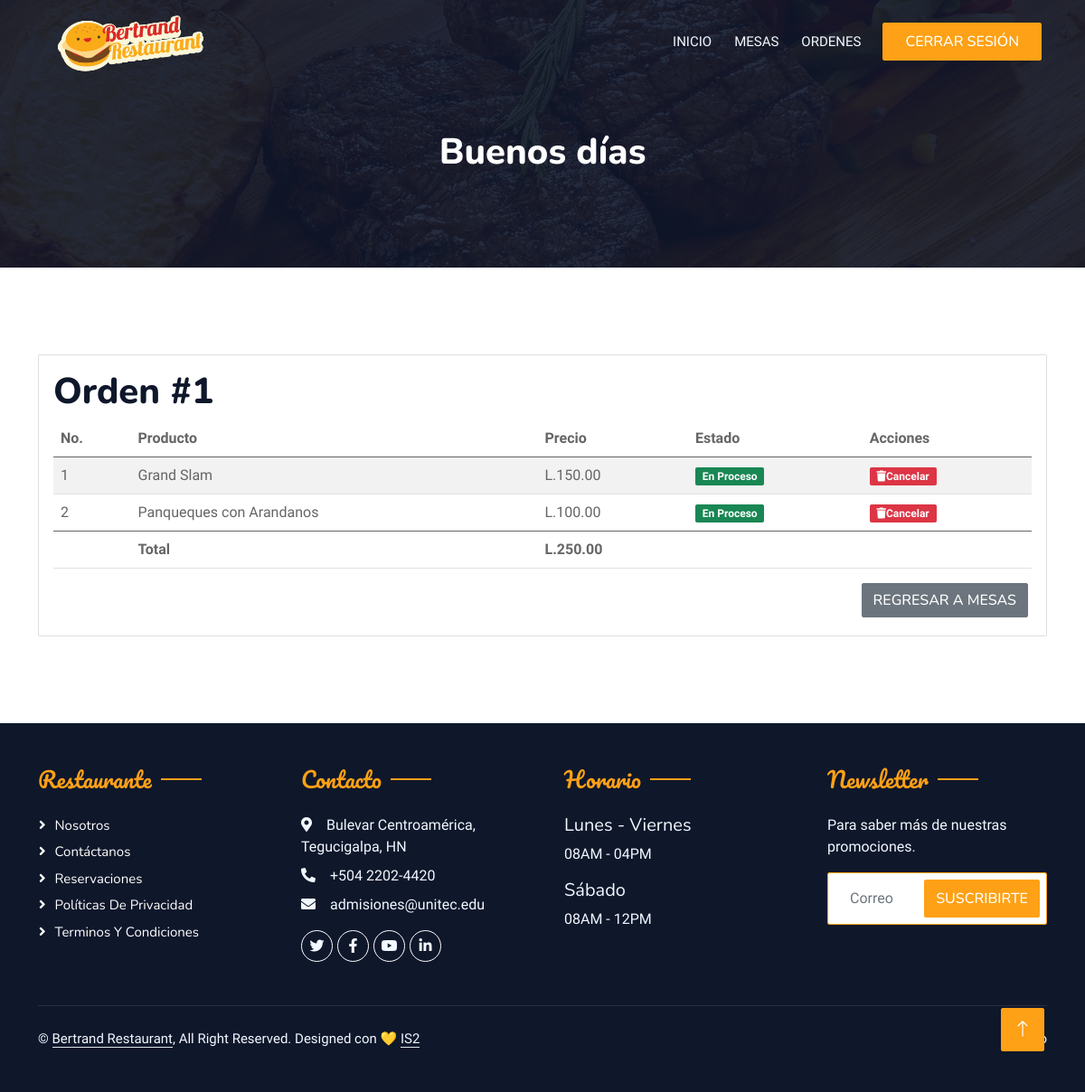
Page /orden.php?orden=1 on the committed database.
### tables this page shows
CREATE TABLE `orden_detalle` (
  `id_orden_detalle` int(11) NOT NULL,
  `id_plato` int(11) NOT NULL,
  `precio_plato` float(8,2) NOT NULL,
  `id_mesero` varchar(100) NOT NULL,
  `id` int(11) NOT NULL
);

CREATE TABLE `menu` (
  `id` int(11) NOT NULL,
  `nombre` varchar(100) NOT NULL,
  `descripcion` text NOT NULL,
  `precio` double(8,2) NOT NULL,
  `categoria` varchar(100) NOT NULL,
  `url_foto` text NOT NULL,
  `oferta` tinyint(1) NOT NULL,
  `precio_oferta` double(8,2) NOT NULL,
  `estado_plato` varchar(1) NOT NULL DEFAULT 'a'
);

CREATE TABLE `ordenes` (
  `id_orden` int(11) NOT NULL,
  `datetime` datetime NOT NULL,
  `estado` varchar(10) NOT NULL,
  `id_mesa` int(11) NOT NULL,
  `date` date NOT NULL,
  `id_mesero` int(11) NOT NULL
);

### orden.php (the view, shortened to what this page needs)
<?php
include 'inc/templates/header.php';
include 'inc/conexion.php';
$ordenid = $_GET['orden'];
$today = getdate();
$hora = $today["hours"];
if ($hora < 6) {
	$saludo = " Hoy has madrugado mucho... ";
} elseif ($hora < 12) {
	$saludo = " Buenos días ";
} elseif ($hora <= 18) {
	$saludo = "Buenas Tardes ";
} else {
	$saludo = "Buenas Noches ";
}
?>
<body>
	<div class="container-xxl bg-white p-0">
		<div class="container-xxl position-relative p-0">
			<?php
			include 'inc/templates/navbar-mesero.php';
			?>
			<div class="container-xxl py-5 bg-dark hero-header mb-5">
				<div class="container my-5 py-5">
					<div class="row ">
						<div class="col-lg-12 text-center text-lg-start">
							<h6 class="display-3 text-white animated text-center" style="font-size: 40px;"><?php echo $saludo . $_SESSION["nombre_usuario"]; ?></h6>
						</div>
					</div>
				</div>
			</div>
		</div>
		<div class="container-xxl py-5">
			<div class="container">
				<section class="section clientes">
					<div class="card">
						<div class="card-body">
							<H1>Orden #<?php echo $ordenid ?></H1>
							<table class="table table-striped" id="table1">
								<thead>
									<tr>
										<th>No.</th>
										<th>Producto</th>
										<th>Precio</th>
										<th>Estado</th>
										<th>Acciones</th>
									</tr>
								</thead>
								<tbody>
									<?php
									$consulta = $conn->query("SELECT * FROM orden_detalle a, menu b, ordenes c WHERE a.id_orden_detalle = $ordenid and b.id = a.id_plato and a.id_orden_detalle = c.id_orden ORDER BY b.nombre ASC");
									$contador = 1;
									$total = 0;
									while ($solicitud = $consulta->fetch_array()) {
										$nombre = $solicitud['nombre'];
										$precio = $solicitud['precio_plato'];
										$estado = $solicitud['estado'];
										if ($estado == 'cola') {
											$estadoUser = 'En Proceso';
											$color = 'bg-success';
										} elseif ($estado == 'cancelado') {
											$estadoUser = 'Deshabilitado';
											$color = 'bg-secondary';
										}
									?>
										<tr id="solicitud:<?php echo $solicitud['id_orden'] ?>">
											<td><?php echo $contador++; ?></td>
											<td><?php echo $nombre ?></td>
											<td><?php echo 'L.' . $precio ?></td>
											<td><?php echo '<span class="badge ' . $color . '">' . $estadoUser . '</span>' ?></td>
											<td>
												<span class="badge bg-danger" id="<?php echo $solicitud['id'] ?>" onclick="eliminar('<?php echo $solicitud['id_orden'] ?>')">
													<i class="fas fa-trash"></i>Cancelar
												</span>
											</td>
										</tr>
									<?php
									$total += $precio;
									}
									?>
								</tbody>
								<thead>
									<tr>
										<th></th>
										<th>Total</th>
										<th><?php
										echo 'L.' . sprintf('%.2f',$total);
										?></th>
										<th></th>
										<th></th>
									</tr>
								</thead>
							</table>
							<div class="col-12 d-flex justify-content-end">
								<a href="mesas_mesero">
									<div class="btn btn-secondary me-1 mb-1">Regresar a Mesas</div>
								</a>
							</div>
						</div>
					</div>
				</section>
			</div>
		</div>
		<?php
		include 'inc/templates/footer.php';
		?>

### css/pages.css (style rules this page uses)
.my-5 { margin-top: 3rem !important; margin-bottom: 0rem !important; }
.container, .container-sm, .container-md, .container-lg, .container-xl { max-width: 1140px; }

### css/style.css (style rules this page uses)
:root { --primary: #FEA116; --light: #F1F8FF; --dark: #0F172B; }
.btn { font-family: 'Nunito', sans-serif; font-weight: 500; text-transform: uppercase; transition: .5s; }
.btn.btn-primary, .btn.btn-secondary { color: #FFFFFF; }
.hero-header { background: linear-gradient(rgba(15, 23, 43, .9), rgba(15, 23, 43, .9)), url(../img/bg-hero.jpg); background-position: center center; background-repeat: no-repeat; background-size: cover; }

### rows in the picture
orden_detalle: menu.nombre "Grand Slam", precio_plato "150.00", ordenes.estado "En Proceso"
orden_detalle: menu.nombre "Panqueques con Arandanos", precio_plato "100.00", ordenes.estado "En Proceso"

### other values in the picture
$saludo "Buenos días"
$ordenid "1"
$total "250.00"
